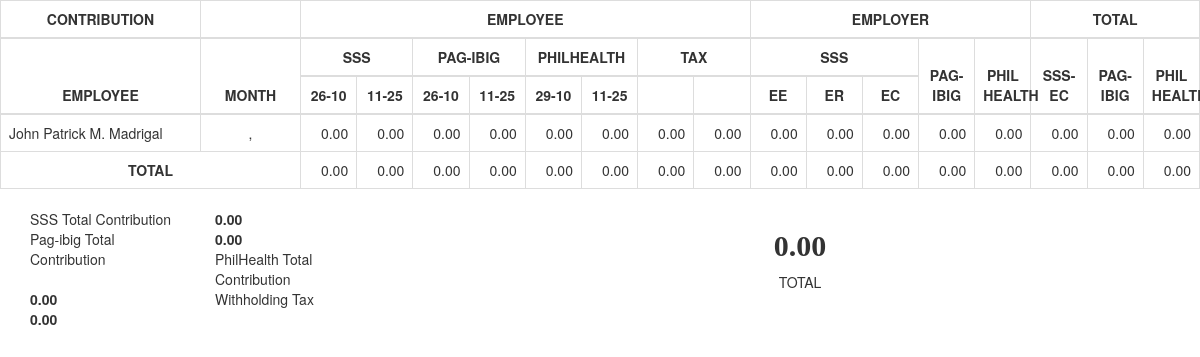
/summarycontribution.php (signed in), run on the app's committed database.
### tables this page shows
CREATE TABLE `hurtajadmin_employee` (
  `id` int(11) NOT NULL,
  `employee_id` varchar(100) NOT NULL,
  `employee_fname` varchar(255) NOT NULL,
  `employee_mname` varchar(255) NOT NULL,
  `employee_lname` varchar(255) NOT NULL,
  `employee_gender` int(11) NOT NULL,
  `employee_birthday` datetime NOT NULL,
  `employee_phone` varchar(255) NOT NULL,
  `employee_address` varchar(255) NOT NULL,
  `employee_date_hired` datetime NOT NULL,
  `employee_date_start` datetime NOT NULL,
  `employee_date_end` datetime NOT NULL,
  `employee_date_added` datetime NOT NULL,
  `employee_status` int(11) NOT NULL
);

### summarycontribution.php (the view, shortened to what the rows shown need)
<?php
include_once("include/loginstatus.php");
$month = $_GET["month"];
$year = $_GET["year"];
?>
<!DOCTYPE html>
<html lang="en">
  <head>
    <link rel="stylesheet" href="https://maxcdn.bootstrapcdn.com/bootstrap/3.3.0/css/bootstrap.min.css">
  </head>
  <body>
    <table class="table table-bordered">
            <thead>
                <tr>
                    <th style="width: 200px;">CONTRIBUTION</th>
                    <th style="width: 100px;"></th>
                    <th colspan="8">EMPLOYEE</th>
                    <th colspan="5">EMPLOYER</th>
                    <th colspan="3">TOTAL</th>
                </tr>
                <tr>
                    <th rowspan="2" style="width: 200px;">EMPLOYEE</th>
                    <th rowspan="2" style="width: 100px;">MONTH</th>
                    <th colspan="2">SSS</th>
                    <th colspan="2">PAG-IBIG</th>
                    <th colspan="2">PHILHEALTH</th>
                    <th colspan="2">TAX</th>
                    <th colspan="3">SSS</th>
                    <th rowspan="2" colspan="1">PAG-IBIG</th>
                    <th rowspan="2" colspan="1">PHIL<br>HEALTH</th>
                    <th rowspan="2" colspan="1">SSS-EC</th>
                    <th rowspan="2" colspan="1">PAG-IBIG</th>
                    <th rowspan="2" colspan="1">PHIL<br>HEALTH</th>
                </tr>
                <tr>
                    <th>26-10</th>
                    <th>11-25</th>
                    <th>26-10</th>
                    <th>11-25</th>
                    <th>29-10</th>
                    <th>11-25</th>
                    <th></th>
                    <th></th>
                    <th>EE</th>
                    <th>ER</th>
                    <th>EC</th>
                </tr>
            </thead>
            <tbody>
  <?php
                                                $sql = "SELECT * FROM hurtajadmin_employee WHERE employee_status != '5' ORDER BY id DESC";
                                                $query = mysqli_query($db_conn, $sql);
                                                $taxcontgrandtotal1 = 0;
                                                $sssgrandtotal = 0;
                                                $pagibiggrandtotal = 0;
                                                $philhealthgrandtotal = 0;
                                                $ec = 0;
                                                while($row = mysqli_fetch_array($query)) {
                                                    $empid = $row["employee_id"];
                                                    $fname = $row["employee_fname"];
                                                    $mname = $row["employee_mname"];
                                                    $lname = $row["employee_lname"];
                                                    $mnameinitial = substr($mname, 0, 1);
                                                    $sqlsss1 = "SELECT SUM(regular_payslip_sss_cont) AS total FROM hurtajadmin_regular_payslip WHERE employee_id = '$empid' AND regular_payslip_date_cycle_month = '$month' AND regular_payslip_date_cycle_cycle = '1' AND regular_payslip_date_cycle_year = '$year'";
                                                    $querysss1 = mysqli_query($db_conn, $sqlsss1);
                                                    $countsss1 = mysqli_num_rows($querysss1);
                                                    if($countsss1 > 0) {
                                                        while($rowsss1 = mysqli_fetch_array($querysss1)) {
                                                            $ssscont1 = $rowsss1["total"];
                                                        }
                                                    }
                                                    $sqlsss2 = "SELECT SUM(regular_payslip_sss_cont) AS total FROM hurtajadmin_regular_payslip WHERE employee_id = '$empid' AND regular_payslip_date_cycle_month = '$month' AND regular_payslip_date_cycle_cycle = '2' AND regular_payslip_date_cycle_year = '$year'";
                                                    $querysss2 = mysqli_query($db_conn, $sqlsss2);
                                                    $countsss2 = mysqli_num_rows($querysss2);
                                                    if($countsss2 > 0) {
                                                        while($rowsss2 = mysqli_fetch_array($querysss2)) {
                                                            $ssscont2 = $rowsss2["total"];
                                                        }
                                                    }
                                                    $sqlpagibig1 = "SELECT SUM(regular_payslip_pagibig_cont) AS total FROM hurtajadmin_regular_payslip WHERE employee_id = '$empid' AND regular_payslip_date_cycle_month = '$month' AND regular_payslip_date_cycle_cycle = '1' AND regular_payslip_date_cycle_year = '$year'";
                                                    $querypagibig1 = mysqli_query($db_conn, $sqlpagibig1);
                                                    $countpagibig1 = mysqli_num_rows($querypagibig1);
                                                    if($countpagibig1 > 0) {
                                                        while($rowpagibig1 = mysqli_fetch_array($querypagibig1)) {
                                                            $pagibigcont1 = $rowpagibig1["total"];
                                                        }
                                                    }
                                                    $sqlpagibig2 = "SELECT SUM(regular_payslip_pagibig_cont) AS total FROM hurtajadmin_regular_payslip WHERE employee_id = '$empid' AND regular_payslip_date_cycle_month = '$month' AND regular_payslip_date_cycle_cycle = '2' AND regular_payslip_date_cycle_year = '$year'";
                                                    $querypagibig2 = mysqli_query($db_conn, $sqlpagibig2);
                                                    $countpagibig2 = mysqli_num_rows($querypagibig2);
                                                    if($countpagibig2 > 0) {
                                                        while($rowpagibig2 = mysqli_fetch_array($querypagibig2)) {
                                                            $pagibigcont2 = $rowpagibig2["total"];
                                                        }
                                                    }
                                                    $sqlphilhealth1 = "SELECT SUM(regular_payslip_philhealth_cont) AS total FROM hurtajadmin_regular_payslip WHERE employee_id = '$empid' AND regular_payslip_date_cycle_month = '$month' AND regular_payslip_date_cycle_cycle = '1' AND regular_payslip_date_cycle_year = '$year'";
                                                    $queryphilhealth1 = mysqli_query($db_conn, $sqlphilhealth1);
                                                    $countphilhealth1 = mysqli_num_rows($queryphilhealth1);
                                                    if($countphilhealth1 > 0) {
                                                        while($rowphilhealth1 = mysqli_fetch_array($queryphilhealth1)) {
                                                            $philhealthcont1 = $rowphilhealth1["total"];
                                                        }
                                                    }
                                                    $sqlphilhealth2 = "SELECT SUM(regular_payslip_philhealth_cont) AS total FROM hurtajadmin_regular_payslip WHERE employee_id = '$empid' AND regular_payslip_date_cycle_month = '$month' AND regular_payslip_date_cycle_cycle = '2' AND regular_payslip_date_cycle_year = '$year'";
                                                    $queryphilhealth2 = mysqli_query($db_conn, $sqlphilhealth2);
                                                    $countphilhealth2 = mysqli_num_rows($queryphilhealth2);
                                                    if($countphilhealth2 > 0) {
                                                        while($rowphilhealth2 = mysqli_fetch_array($queryphilhealth2)) {
                                                            $philhealthcont2 = $rowphilhealth2["total"];
                                                        }
                                                    }
                                                    $sqltax1 = "SELECT SUM(regular_payslip_tax_cont) AS total FROM hurtajadmin_regular_payslip WHERE employee_id = '$empid' AND regular_payslip_date_cycle_month = '$month' AND regular_payslip_date_cycle_cycle = '1' AND regular_payslip_date_cycle_year = '$year'";
                                                    $querytax1 = mysqli_query($db_conn, $sqltax1);
                                                    $counttax1 = mysqli_num_rows($querytax1);
                                                    if($counttax1 > 0) {
                                                        while($rowtax1 = mysqli_fetch_array($querytax1)) {
                                                            $taxcont1 = $rowtax1["total"];
                                                        }
                                                    }
                                                    $sqltax2 = "SELECT SUM(regular_payslip_tax_cont) AS total FROM hurtajadmin_regular_payslip WHERE employee_id = '$empid' AND regular_payslip_date_cycle_month = '$month' AND regular_payslip_date_cycle_cycle = '2' AND regular_payslip_date_cycle_year = '$year'";
                                                    $querytax2 = mysqli_query($db_conn, $sqltax2);
                                                    $counttax2 = mysqli_num_rows($querytax2);
                                                    if($counttax2 > 0) {
                                                        while($rowtax2 = mysqli_fetch_array($querytax2)) {
                                                            $taxcont2 = $rowtax2["total"];
                                                        }
                                                    }
                                                    $taxcontgrandtotal1 = $taxcontgrandtotal1 + $taxcont1;
                                                    $sssgrandtotal = $sssgrandtotal + (((($ssscont1)+($ssscont2))*2)+$ec);
                                                    $pagibiggrandtotal = $pagibiggrandtotal + (($pagibigcont1+$pagibigcont2)*2);
                                                    $philhealthgrandtotal = $philhealthgrandtotal + (($philhealthcont1+$philhealthcont2)*2);
                                                    echo '
                                                    <tr>
                                                        <td>'.$fname.' '.$mnameinitial.'. '.$lname.'</td>
                                                        <td style="text-align:center;">'.$monthtext.', '.$year.'</td>
                                                        <td style="text-align:right;">'.number_format($ssscont1, 2, '.', ',').'</td>
                                                        <td style="text-align:right;">'.number_format($ssscont2, 2, '.', ',').'</td>
                                                        <td style="text-align:right;">'.number_format($pagibigcont1, 2, '.', ',').'</td>
                                                        <td style="text-align:right;">'.number_format($pagibigcont2, 2, '.', ',').'</td>
                                                        <td style="text-align:right;">'.number_format($philhealthcont1, 2, '.', ',').'</td>
                                                        <td style="text-align:right;">'.number_format($philhealthcont2, 2, '.', ',').'</td>
                                                        <td style="text-align:right;">'.number_format($taxcont1, 2, '.', ',').'</td>
                                                        <td style="text-align:right;">'.number_format($taxcont2, 2, '.', ',').'</td>
                                                        <td style="text-align:right;">'.number_format(($ssscont1)+($ssscont2), 2, '.', ',').'</td>
                                                        <td style="text-align:right;">'.number_format(($ssscont1)+($ssscont2)*2, 2, '.', ',').'</td>
                                                        <td style="text-align:right;">'.number_format($ec, 2, '.', ',').'</td>
                                                        <td style="text-align:right;">'.number_format(($pagibigcont1)+($pagibigcont2), 2, '.', ',').'</td>
                                                        <td style="text-align:right;">'.number_format(($philhealthcont1)+($philhealthcont2), 2, '.', ',').'</td>
                                                        <td style="text-align:right;">'.number_format(((($ssscont1)+($ssscont2))*2)+$ec, 2, '.', ',').'</td>
                                                        <td style="text-align:right;">'.number_format(($pagibigcont1+$pagibigcont2)*2, 2, '.', ',').'</td>
                                                        <td style="text-align:right;">'.number_format(($philhealthcont1+$philhealthcont2)*2, 2, '.', ',').'</td>
                                                    </tr>
                                                    ';
                                                }
  ?>
  </tbody>
</table>
        <div class="col-md-8">
        <center><h2><strong><?php echo number_format($sssgrandtotal+$pagibiggrandtotal+$philhealthgrandtotal+$taxcontgrandtotal1, 2, '.', ','); ?></strong></h2>
        <span>TOTAL</span></center>
        </div>
  </body>
</html>

### data on the page
hurtajadmin_employee: employee_fname "John Patrick", employee_mname "M", employee_lname "Madrigal", ssscont1 "0.00", ssscont2 "0.00", pagibigcont1 "0.00", pagibigcont2 "0.00", philhealthcont1 "0.00", philhealthcont2 "0.00", taxcont1 "0.00", taxcont2 "0.00", ec "0.00"

### other printed values
$ssscontgrandtotal1 "0.00"
$ssscontgrandtotal2 "0.00"
$pagibiggrandtotal1 "0.00"
$pagibiggrandtotal2 "0.00"
$philhealthgrandtotal1 "0.00"
$philhealthgrandtotal2 "0.00"
$taxcontgrandtotal1 "0.00"
$taxcontgrandtotal2 "0.00"
$ssseegrandtotal "0.00"
$sssergrandtotal "0.00"
$sssecgrandtotal "0.00"
$pagibigemployergrandtotal "0.00"
$philhealthemployergrandtotal "0.00"
$sssgrandtotal "0.00"
$pagibiggrandtotal "0.00"
